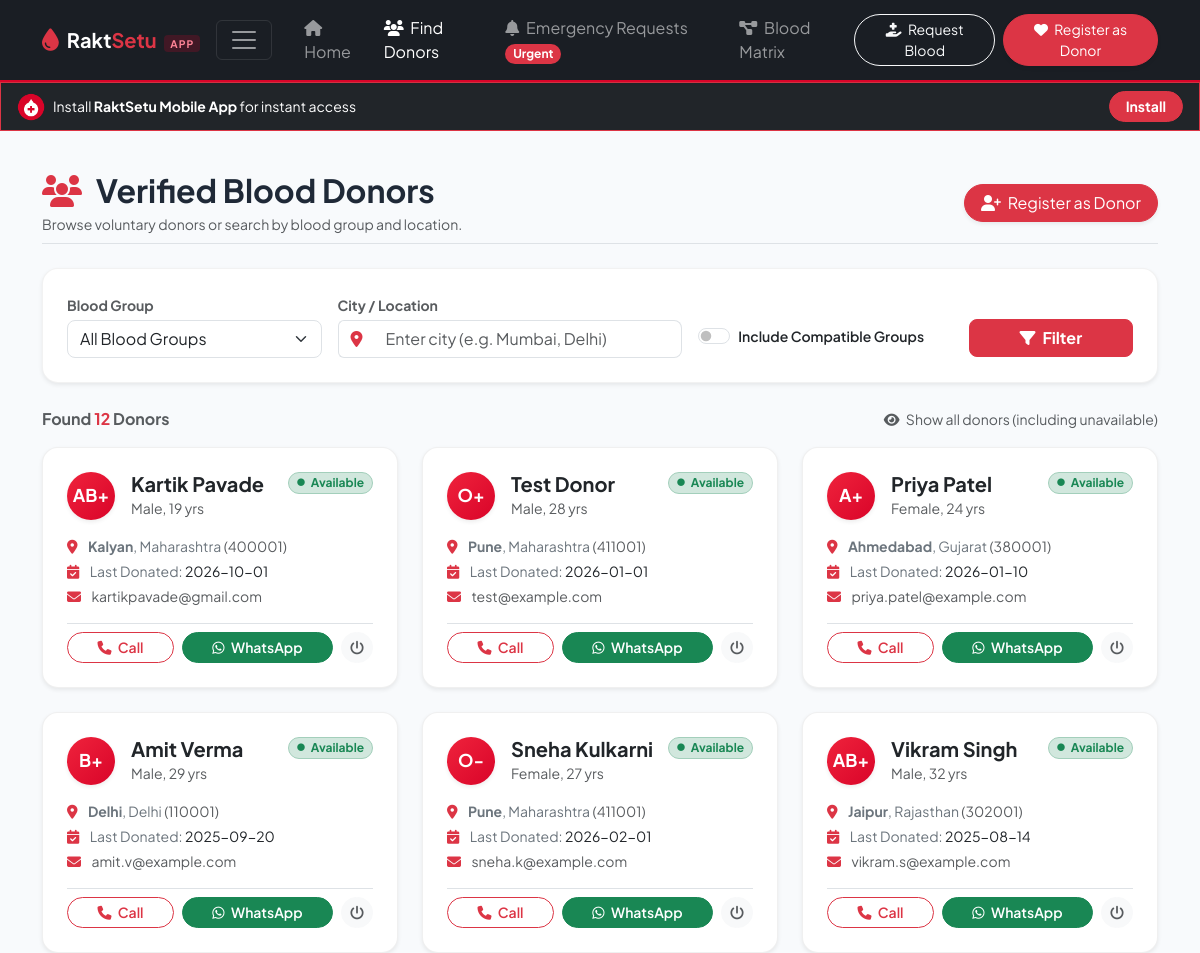
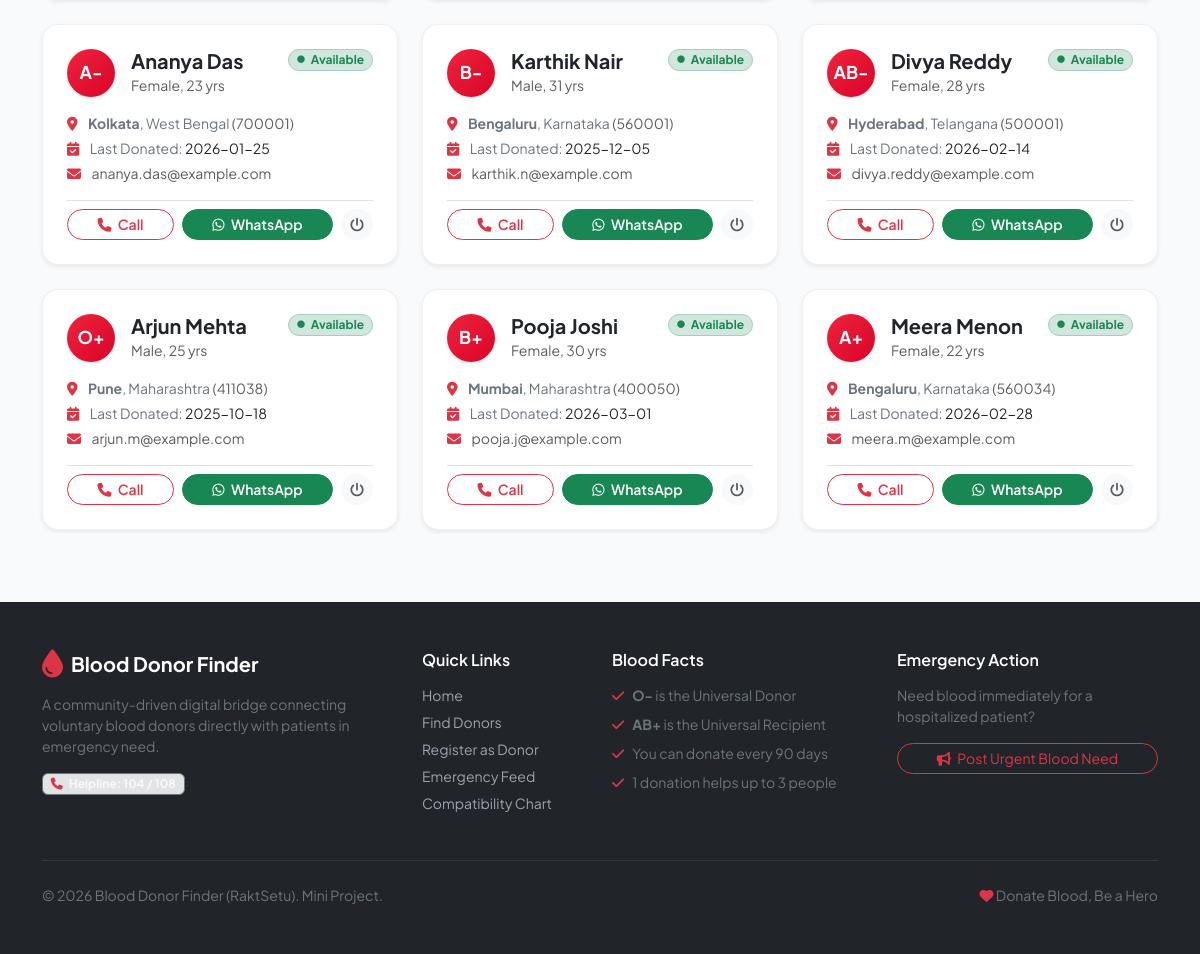
The page /donors on the database its author committed (2 pictures, top to bottom).
### tables this page shows
CREATE TABLE donors (
            id INTEGER PRIMARY KEY AUTOINCREMENT,
            name TEXT NOT NULL,
            blood_group TEXT NOT NULL,
            age INTEGER NOT NULL,
            gender TEXT NOT NULL,
            phone TEXT NOT NULL,
            email TEXT,
            city TEXT NOT NULL,
            state TEXT,
            pincode TEXT,
            last_donation_date TEXT,
            is_available INTEGER DEFAULT 1,
            created_at TIMESTAMP DEFAULT CURRENT_TIMESTAMP
        );

### app.py (the view)
@app.route("/donors")
def donors():
    blood_group = request.args.get("blood_group", "").strip()
    city = request.args.get("city", "").strip()
    include_compatible = request.args.get("compatible") == "1"
    all_donors = request.args.get("all") == "1"
    donors_list = database.search_donors(
        blood_group=blood_group,
        city=city,
        include_compatible=include_compatible,
        availability_only=not all_donors
    )
    compatible_groups = []
    if blood_group and include_compatible and blood_group in database.COMPATIBLE_DONORS_FOR_RECIPIENT:
        compatible_groups = database.COMPATIBLE_DONORS_FOR_RECIPIENT[blood_group]
    return render_template(
        "donors.html",
        donors=donors_list,
        selected_bg=blood_group,
        selected_city=city,
        include_compatible=include_compatible,
        all_donors=all_donors,
        compatible_groups=compatible_groups,
        blood_groups=["A+", "A-", "B+", "B-", "AB+", "AB-", "O+", "O-"]
    )

### templates/donors.html (shortened to what this page needs)
{% extends "base.html" %}
{% block content %}
<div class="container py-4">
    <div class="d-flex flex-column flex-md-row justify-content-between align-items-md-center gap-3 mb-4 pb-2 border-bottom">
        <div>
            <h2 class="fw-bold mb-1">
                <i class="fa-solid fa-users text-danger me-2"></i> Verified Blood Donors
            </h2>
            <p class="text-muted small mb-0">Browse voluntary donors or search by blood group and location.</p>
        </div>
        <div class="d-flex gap-2">
            <a href="{{ url_for('register') }}" class="btn btn-danger rounded-pill px-3 shadow-sm">
                <i class="fa-solid fa-user-plus me-1"></i> Register as Donor
            </a>
        </div>
    </div>
    <div class="card border-0 shadow-sm rounded-4 mb-4 filter-panel p-3 p-md-4">
        <form action="{{ url_for('donors') }}" method="GET" class="row g-3 align-items-center">
            <div class="col-md-3">
                <label class="form-label small fw-bold text-muted mb-1">Blood Group</label>
                <select name="blood_group" class="form-select rounded-3">
                    <option value="">All Blood Groups</option>
                </select>
            </div>
            <div class="col-md-4">
                <label class="form-label small fw-bold text-muted mb-1">City / Location</label>
                <div class="input-group">
                    <span class="input-group-text bg-white border-end-0"><i class="fa-solid fa-location-dot text-danger"></i></span>
                    <input type="text" name="city" value="{{ selected_city }}" class="form-control border-start-0 rounded-end-3" placeholder="Enter city (e.g. Mumbai, Delhi)">
                </div>
            </div>
            <div class="col-md-3">
                <div class="form-check form-switch pt-md-4">
                    <input class="form-check-input" type="checkbox" name="compatible" value="1" id="compatibleCheck" {% if include_compatible %}checked{% endif %}>
                    <label class="form-check-label small fw-semibold" for="compatibleCheck">
                        Include Compatible Groups
                    </label>
                </div>
            </div>
            <div class="col-md-2 d-flex flex-column justify-content-end">
                <label class="form-label d-none d-md-block small mb-1">&nbsp;</label>
                <div class="d-flex gap-2">
                    <button type="submit" class="btn btn-danger rounded-3 w-100 fw-bold">
                        <i class="fa-solid fa-filter me-1"></i> Filter
                    </button>
                </div>
            </div>
        </form>
    </div>
    <div class="d-flex justify-content-between align-items-center mb-3">
        <h6 class="text-muted fw-bold mb-0">
            Found <span class="text-danger">{{ donors|length }}</span> Donor{% if donors|length != 1 %}s{% endif %}
        </h6>
        <div>
            {% if all_donors %}
                <a href="{{ url_for('donors', blood_group=selected_bg, city=selected_city, compatible='1' if include_compatible else '') }}" class="text-decoration-none small text-muted">
                    <i class="fa-solid fa-eye-slash me-1"></i> Hide unavailable donors
                </a>
            {% else %}
                <a href="{{ url_for('donors', blood_group=selected_bg, city=selected_city, compatible='1' if include_compatible else '', all='1') }}" class="text-decoration-none small text-muted">
                    <i class="fa-solid fa-eye me-1"></i> Show all donors (including unavailable)
                </a>
            {% endif %}
        </div>
    </div>
    {% if donors %}
    <div class="row g-4">
        {% for donor in donors %}
        <div class="col-md-6 col-lg-4">
            <div class="card h-100 border-0 shadow-sm rounded-4 donor-card transition-all">
                <div class="card-body p-4">
                    <div class="d-flex align-items-start justify-content-between mb-3">
                        <div class="d-flex align-items-center gap-3">
                            <div class="blood-avatar rounded-circle d-flex align-items-center justify-content-center text-white fw-bold shadow-sm">
                                {{ donor.blood_group }}
                            </div>
                            <div>
                                <h5 class="fw-bold mb-0">{{ donor.name }}</h5>
                                <small class="text-muted">{{ donor.gender }}, {{ donor.age }} yrs</small>
                            </div>
                        </div>
                        <span class="badge {% if donor.is_available %}bg-success-subtle text-success border border-success-subtle{% else %}bg-secondary-subtle text-secondary border border-secondary-subtle{% endif %} rounded-pill px-2 py-1 small">
                            {% if donor.is_available %}Available{% else %}Unavailable{% endif %}
                        </span>
                    </div>
                    <div class="donor-details small text-secondary mb-3 d-flex flex-column gap-1">
                        <div>
                            <i class="fa-solid fa-location-dot text-danger me-2"></i>
                            <strong>{{ donor.city }}</strong>{% if donor.state %}, {{ donor.state }}{% endif %}
                            {% if donor.pincode %}<span class="text-muted">({{ donor.pincode }})</span>{% endif %}
                        </div>
                        <div>
                            <i class="fa-solid fa-calendar-check text-danger me-2"></i>
                            Last Donated: <span class="text-dark">{{ donor.last_donation_date or 'Not specified' }}</span>
                        </div>
                        {% if donor.email %}
                        <div>
                            <i class="fa-solid fa-envelope text-danger me-2"></i>
                            <span class="text-muted">{{ donor.email }}</span>
                        </div>
                        {% endif %}
                    </div>
                    <div class="d-flex gap-2 pt-2 border-top">
                        <a href="tel:{{ donor.phone }}" class="btn btn-outline-danger btn-sm rounded-pill flex-fill fw-semibold">
                            <i class="fa-solid fa-phone me-1"></i> Call
                        </a>
                        <a href="https://wa.me/91{{ donor.phone }}?text=Hello%20{{ donor.name }},%20I%20found%20your%20profile%20on%20Blood%20Donor%20Finder.%20Are%20you%20available%20to%20donate%20{{ donor.blood_group }}%20blood%20in%20{{ donor.city }}%3F" target="_blank" class="btn btn-success btn-sm rounded-pill flex-fill fw-semibold">
                            <i class="fa-brands fa-whatsapp me-1"></i> WhatsApp
                        </a>
                        <form action="{{ url_for('toggle_status', donor_id=donor.id) }}" method="POST" class="d-inline" onsubmit="return confirm('Toggle availability status for this donor?');">
                            <button type="submit" class="btn btn-light btn-sm rounded-pill text-muted" title="Toggle Status">
                                <i class="fa-solid fa-power-off"></i>
                            </button>
                        </form>
                    </div>
                </div>
            </div>
        </div>
        {% endfor %}
    </div>
    {% endif %}
</div>
{% endblock %}

### templates/base.html (shortened to what this page needs)
<!DOCTYPE html>
<html lang="en">
<head>
    <link href="https://cdn.jsdelivr.net/npm/bootstrap@5.3.3/dist/css/bootstrap.min.css" rel="stylesheet">
    <link rel="stylesheet" href="https://cdnjs.cloudflare.com/ajax/libs/font-awesome/6.5.1/css/all.min.css">
    <link rel="stylesheet" href="{{ url_for('static', filename='css/style.css') }}">
</head>
<body class="has-bottom-nav">
    <nav class="navbar navbar-expand-lg navbar-dark bg-blood-nav sticky-top shadow-sm">
        <div class="container">
            <a class="navbar-brand d-flex align-items-center gap-2 fw-bold" href="{{ url_for('home') }}">
                <span class="blood-drop-icon"><i class="fa-solid fa-droplet text-danger"></i></span>
                <span>Rakt<span class="text-danger">Setu</span> <small class="brand-sub">App</small></span>
            </a>
            <button class="navbar-toggler d-none d-lg-block" type="button" data-bs-toggle="collapse" data-bs-target="#navContent">
                <span class="navbar-toggler-icon"></span>
            </button>
            <div class="collapse navbar-collapse" id="navContent">
                <ul class="navbar-nav me-auto mb-2 mb-lg-0 ms-lg-4">
                    <li class="nav-item">
                        <a class="nav-link {% if request.path == '/' %}active{% endif %}" href="{{ url_for('home') }}">
                            <i class="fa-solid fa-house me-1"></i> Home
                        </a>
                    </li>
                    <li class="nav-item">
                        <a class="nav-link {% if request.path == '/donors' %}active{% endif %}" href="{{ url_for('donors') }}">
                            <i class="fa-solid fa-users me-1"></i> Find Donors
                        </a>
                    </li>
                    <li class="nav-item">
                        <a class="nav-link {% if request.path == '/requests' %}active{% endif %}" href="{{ url_for('requests_page') }}">
                            <i class="fa-solid fa-bell me-1"></i> Emergency Requests
                            <span class="badge bg-danger rounded-pill pulse-badge">Urgent</span>
                        </a>
                    </li>
                    <li class="nav-item">
                        <a class="nav-link {% if request.path == '/compatibility' %}active{% endif %}" href="{{ url_for('compatibility') }}">
                            <i class="fa-solid fa-diagram-project me-1"></i> Blood Matrix
                        </a>
                    </li>
                </ul>
                <div class="d-flex align-items-center gap-2">
                    <a href="{{ url_for('requests_page') }}#post-request" class="btn btn-outline-light btn-sm rounded-pill px-3">
                        <i class="fa-solid fa-hand-holding-medical me-1"></i> Request Blood
                    </a>
                    <a href="{{ url_for('register') }}" class="btn btn-danger btn-sm rounded-pill px-3 shadow-sm btn-glow">
                        <i class="fa-solid fa-heart me-1"></i> Register as Donor
                    </a>
                </div>
            </div>
        </div>
    </nav>
    <div id="mobile-install-banner" class="alert alert-dark border-danger bg-dark text-white rounded-0 py-2 px-3 d-flex align-items-center justify-content-between mb-0" style="display: none;">
        <div class="d-flex align-items-center gap-2">
            <img src="{{ url_for('static', filename='icons/icon-192.png') }}" width="28" height="28" class="rounded-circle" alt="App Icon">
            <span class="small">Install <strong>RaktSetu Mobile App</strong> for instant access</span>
        </div>
        <button id="banner-install-btn" class="btn btn-danger btn-sm rounded-pill px-3 py-1 fw-bold">
            Install
        </button>
    </div>
    <main>
        {% block content %}{% endblock %}
    </main>
    <footer class="footer bg-dark text-white pt-5 pb-5 mt-5">
        <div class="container">
            <div class="row g-4">
                <div class="col-lg-4 col-md-6">
                    <div class="d-flex align-items-center gap-2 mb-3">
                        <i class="fa-solid fa-droplet text-danger fs-3"></i>
                        <h5 class="mb-0 fw-bold">Blood Donor Finder</h5>
                    </div>
                    <p class="text-secondary small">
                        A community-driven digital bridge connecting voluntary blood donors directly with patients in emergency need.
                    </p>
                    <div class="d-flex gap-3 text-secondary">
                        <span class="badge bg-secondary-subtle text-light border border-secondary">
                            <i class="fa-solid fa-phone me-1 text-danger"></i> Helpline: 104 / 108
                        </span>
                    </div>
                </div>
                <div class="col-lg-2 col-md-6">
                    <h6 class="text-white fw-semibold mb-3">Quick Links</h6>
                    <ul class="list-unstyled footer-links small">
                        <li><a href="{{ url_for('home') }}">Home</a></li>
                        <li><a href="{{ url_for('donors') }}">Find Donors</a></li>
                        <li><a href="{{ url_for('register') }}">Register as Donor</a></li>
                        <li><a href="{{ url_for('requests_page') }}">Emergency Feed</a></li>
                        <li><a href="{{ url_for('compatibility') }}">Compatibility Chart</a></li>
                    </ul>
                </div>
                <div class="col-lg-3 col-md-6">
                    <h6 class="text-white fw-semibold mb-3">Blood Facts</h6>
                    <ul class="list-unstyled footer-facts small text-secondary">
                        <li><i class="fa-solid fa-check text-danger me-2"></i><strong>O-</strong> is the Universal Donor</li>
                        <li><i class="fa-solid fa-check text-danger me-2"></i><strong>AB+</strong> is the Universal Recipient</li>
                        <li><i class="fa-solid fa-check text-danger me-2"></i>You can donate every 90 days</li>
                        <li><i class="fa-solid fa-check text-danger me-2"></i>1 donation helps up to 3 people</li>
                    </ul>
                </div>
                <div class="col-lg-3 col-md-6">
                    <h6 class="text-white fw-semibold mb-3">Emergency Action</h6>
                    <p class="small text-secondary mb-3">Need blood immediately for a hospitalized patient?</p>
                    <a href="{{ url_for('requests_page') }}" class="btn btn-outline-danger btn-sm w-100 rounded-pill">
                        <i class="fa-solid fa-bullhorn me-1"></i> Post Urgent Blood Need
                    </a>
                </div>
            </div>
            <hr class="border-secondary my-4">
            <div class="d-flex flex-wrap justify-content-between align-items-center small text-secondary">
                <p class="mb-0">&copy; 2026 Blood Donor Finder (RaktSetu). Mini Project.</p>
                <p class="mb-0"><i class="fa-solid fa-heart text-danger"></i> Donate Blood, Be a Hero</p>
            </div>
        </div>
    </footer>
</body>
</html>

### rows shown on the page
donors: blood_group "AB+", name "Kartik Pavade", gender "Male", age "19", is_available "Available", city "Kalyan", state "Maharashtra", pincode "400001", last_donation_date "2026-10-01", email "kartikpavade@gmail.com"
donors: blood_group "O+", name "Test Donor", gender "Male", age "28", is_available "Available", city "Pune", state "Maharashtra", pincode "411001", last_donation_date "2026-01-01", email "test@example.com"
donors: blood_group "A+", name "Priya Patel", gender "Female", age "24", is_available "Available", city "Ahmedabad", state "Gujarat", pincode "380001", last_donation_date "2026-01-10", email "priya.patel@example.com"
donors: blood_group "B+", name "Amit Verma", gender "Male", age "29", is_available "Available", city "Delhi", state "Delhi", pincode "110001", last_donation_date "2025-09-20", email "amit.v@example.com"
donors: blood_group "O-", name "Sneha Kulkarni", gender "Female", age "27", is_available "Available", city "Pune", state "Maharashtra", pincode "411001", last_donation_date "2026-02-01", email "sneha.k@example.com"
donors: blood_group "AB+", name "Vikram Singh", gender "Male", age "32", is_available "Available", city "Jaipur", state "Rajasthan", pincode "302001", last_donation_date "2025-08-14", email "vikram.s@example.com"
donors: blood_group "A-", name "Ananya Das", gender "Female", age "23", is_available "Available", city "Kolkata", state "West Bengal", pincode "700001", last_donation_date "2026-01-25", email "ananya.das@example.com"
donors: blood_group "B-", name "Karthik Nair", gender "Male", age "31", is_available "Available", city "Bengaluru", state "Karnataka", pincode "560001", last_donation_date "2025-12-05", email "karthik.n@example.com"
donors: blood_group "AB-", name "Divya Reddy", gender "Female", age "28", is_available "Available", city "Hyderabad", state "Telangana", pincode "500001", last_donation_date "2026-02-14", email "divya.reddy@example.com"
donors: blood_group "O+", name "Arjun Mehta", gender "Male", age "25", is_available "Available", city "Pune", state "Maharashtra", pincode "411038", last_donation_date "2025-10-18", email "arjun.m@example.com"
donors: blood_group "B+", name "Pooja Joshi", gender "Female", age "30", is_available "Available", city "Mumbai", state "Maharashtra", pincode "400050", last_donation_date "2026-03-01", email "pooja.j@example.com"
donors: blood_group "A+", name "Meera Menon", gender "Female", age "22", is_available "Available", city "Bengaluru", state "Karnataka", pincode "560034", last_donation_date "2026-02-28", email "meera.m@example.com"

### other values the page prints
{{ donors|length }} "12"
